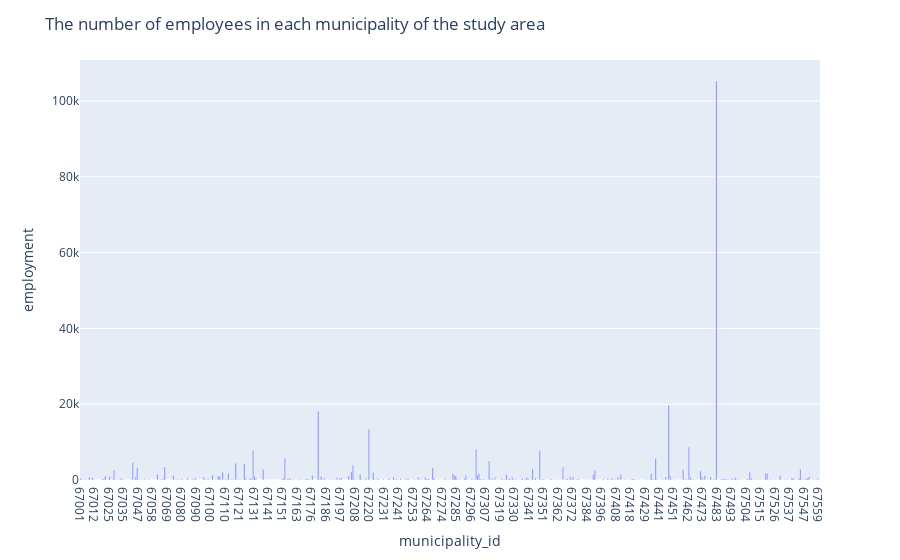

Here is the notebook cell this chart was saved with:
### Markdown cell above
- We plot the employment data of the studied area in the bar chart.

### Code cell
fig = px.bar(df_studied_area_employee, x='municipality_id', y='employment')
fig.update_layout(title="The number of employees in each municipality of the study area")
fig.show()

### Figure 1 — Plotly figure (JSON) as saved in the notebook; plotly's stock layout.template omitted (floating-point values rounded to 4 significant figures; data arrays with more than 128 entries replaced by an {"elided": "..."} marker saying what was removed)
{"data": [{"alignmentgroup": "True", "hovertemplate": "municipality_id=%{x}<br>employment=%{y}<extra></extra>", "legendgroup": "", "marker": {"color": "#636efa", "pattern": {"shape": ""}}, "name": "", "offsetgroup": "", "orientation": "v", "showlegend": false, "textposition": "auto", "type": "bar", "x": {"elided": "511 str values"}, "xaxis": "x", "y": {"elided": "511 int values"}, "yaxis": "y"}], "layout": {"barmode": "relative", "legend": {"tracegroupgap": 0}, "margin": {"t": 60}, "title": {"text": "The number of employees in each municipality of the study area"}, "xaxis": {"anchor": "y", "domain": [0, 1], "title": {"text": "municipality_id"}}, "yaxis": {"anchor": "x", "domain": [0, 1], "title": {"text": "employment"}}}}
